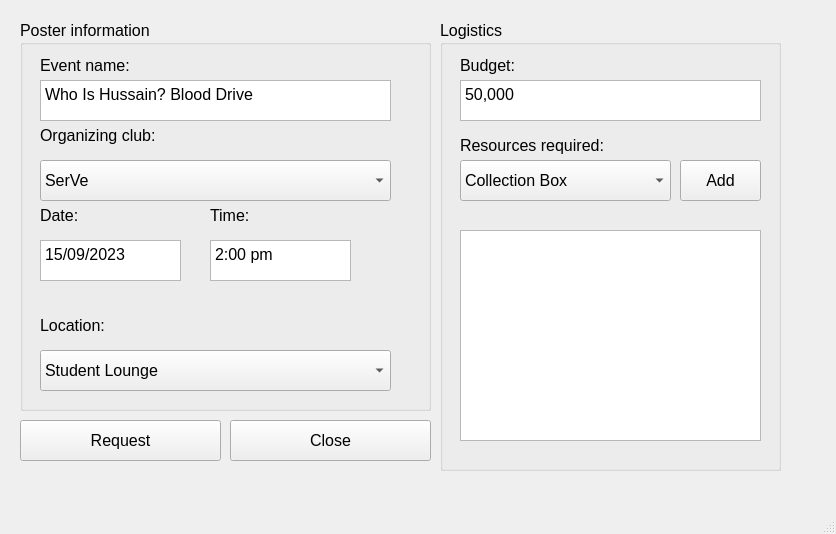
<?xml version="1.0" encoding="UTF-8"?>
<ui version="4.0">
 <class>event_input</class>
 <widget class="QMainWindow" name="event_input">
  <property name="geometry">
   <rect>
    <x>0</x>
    <y>0</y>
    <width>836</width>
    <height>534</height>
   </rect>
  </property>
  <property name="windowTitle">
   <string>Event Request</string>
  </property>
  <widget class="QWidget" name="centralwidget">
   <widget class="QGroupBox" name="basic_info">
    <property name="geometry">
     <rect>
      <x>20</x>
      <y>20</y>
      <width>411</width>
      <height>391</height>
     </rect>
    </property>
    <property name="font">
     <font>
      <pointsize>12</pointsize>
     </font>
    </property>
    <property name="title">
     <string>Poster information</string>
    </property>
    <widget class="QLabel" name="event_name_label">
     <property name="geometry">
      <rect>
       <x>20</x>
       <y>30</y>
       <width>121</width>
       <height>31</height>
      </rect>
     </property>
     <property name="font">
      <font>
       <pointsize>12</pointsize>
      </font>
     </property>
     <property name="text">
      <string>Event name:</string>
     </property>
    </widget>
    <widget class="QLabel" name="event_organizer_label">
     <property name="geometry">
      <rect>
       <x>20</x>
       <y>100</y>
       <width>121</width>
       <height>31</height>
      </rect>
     </property>
     <property name="font">
      <font>
       <pointsize>12</pointsize>
      </font>
     </property>
     <property name="text">
      <string>Organizing club:</string>
     </property>
    </widget>
    <widget class="QLabel" name="date_label">
     <property name="geometry">
      <rect>
       <x>20</x>
       <y>180</y>
       <width>41</width>
       <height>31</height>
      </rect>
     </property>
     <property name="font">
      <font>
       <pointsize>12</pointsize>
      </font>
     </property>
     <property name="text">
      <string>Date:</string>
     </property>
    </widget>
    <widget class="QLabel" name="time_label">
     <property name="geometry">
      <rect>
       <x>190</x>
       <y>180</y>
       <width>51</width>
       <height>31</height>
      </rect>
     </property>
     <property name="font">
      <font>
       <pointsize>12</pointsize>
      </font>
     </property>
     <property name="text">
      <string>Time:</string>
     </property>
    </widget>
    <widget class="QLabel" name="location_label">
     <property name="geometry">
      <rect>
       <x>20</x>
       <y>290</y>
       <width>71</width>
       <height>31</height>
      </rect>
     </property>
     <property name="font">
      <font>
       <pointsize>12</pointsize>
      </font>
     </property>
     <property name="text">
      <string>Location:</string>
     </property>
    </widget>
    <widget class="QTextEdit" name="event_name_text_edit">
     <property name="geometry">
      <rect>
       <x>20</x>
       <y>60</y>
       <width>351</width>
       <height>41</height>
      </rect>
     </property>
     <property name="verticalScrollBarPolicy">
      <enum>Qt::ScrollBarAlwaysOff</enum>
     </property>
     <property name="horizontalScrollBarPolicy">
      <enum>Qt::ScrollBarAlwaysOff</enum>
     </property>
     <property name="html">
      <string>&lt;!DOCTYPE HTML PUBLIC &quot;-//W3C//DTD HTML 4.0//EN&quot; &quot;http://www.w3.org/TR/REC-html40/strict.dtd&quot;&gt;
&lt;html&gt;&lt;head&gt;&lt;meta name=&quot;qrichtext&quot; content=&quot;1&quot; /&gt;&lt;style type=&quot;text/css&quot;&gt;
p, li { white-space: pre-wrap; }
&lt;/style&gt;&lt;/head&gt;&lt;body style=&quot; font-family:'MS Shell Dlg 2'; font-size:12pt; font-weight:400; font-style:normal;&quot;&gt;
&lt;p style=&quot; margin-top:0px; margin-bottom:0px; margin-left:0px; margin-right:0px; -qt-block-indent:0; text-indent:0px;&quot;&gt;Who Is Hussain? Blood Drive&lt;/p&gt;&lt;/body&gt;&lt;/html&gt;</string>
     </property>
    </widget>
    <widget class="QTextEdit" name="date_text_edit">
     <property name="geometry">
      <rect>
       <x>20</x>
       <y>220</y>
       <width>141</width>
       <height>41</height>
      </rect>
     </property>
     <property name="verticalScrollBarPolicy">
      <enum>Qt::ScrollBarAlwaysOff</enum>
     </property>
     <property name="horizontalScrollBarPolicy">
      <enum>Qt::ScrollBarAlwaysOff</enum>
     </property>
     <property name="html">
      <string>&lt;!DOCTYPE HTML PUBLIC &quot;-//W3C//DTD HTML 4.0//EN&quot; &quot;http://www.w3.org/TR/REC-html40/strict.dtd&quot;&gt;
&lt;html&gt;&lt;head&gt;&lt;meta name=&quot;qrichtext&quot; content=&quot;1&quot; /&gt;&lt;style type=&quot;text/css&quot;&gt;
p, li { white-space: pre-wrap; }
&lt;/style&gt;&lt;/head&gt;&lt;body style=&quot; font-family:'MS Shell Dlg 2'; font-size:12pt; font-weight:400; font-style:normal;&quot;&gt;
&lt;p style=&quot; margin-top:0px; margin-bottom:0px; margin-left:0px; margin-right:0px; -qt-block-indent:0; text-indent:0px;&quot;&gt;15/09/2023&lt;/p&gt;&lt;/body&gt;&lt;/html&gt;</string>
     </property>
    </widget>
    <widget class="QTextEdit" name="time_text_edit">
     <property name="geometry">
      <rect>
       <x>190</x>
       <y>220</y>
       <width>141</width>
       <height>41</height>
      </rect>
     </property>
     <property name="verticalScrollBarPolicy">
      <enum>Qt::ScrollBarAlwaysOff</enum>
     </property>
     <property name="horizontalScrollBarPolicy">
      <enum>Qt::ScrollBarAlwaysOff</enum>
     </property>
     <property name="html">
      <string>&lt;!DOCTYPE HTML PUBLIC &quot;-//W3C//DTD HTML 4.0//EN&quot; &quot;http://www.w3.org/TR/REC-html40/strict.dtd&quot;&gt;
&lt;html&gt;&lt;head&gt;&lt;meta name=&quot;qrichtext&quot; content=&quot;1&quot; /&gt;&lt;style type=&quot;text/css&quot;&gt;
p, li { white-space: pre-wrap; }
&lt;/style&gt;&lt;/head&gt;&lt;body style=&quot; font-family:'MS Shell Dlg 2'; font-size:12pt; font-weight:400; font-style:normal;&quot;&gt;
&lt;p style=&quot; margin-top:0px; margin-bottom:0px; margin-left:0px; margin-right:0px; -qt-block-indent:0; text-indent:0px;&quot;&gt;2:00 pm&lt;/p&gt;&lt;/body&gt;&lt;/html&gt;</string>
     </property>
    </widget>
    <widget class="QComboBox" name="club_combo_box">
     <property name="geometry">
      <rect>
       <x>20</x>
       <y>140</y>
       <width>351</width>
       <height>41</height>
      </rect>
     </property>
     <item>
      <property name="text">
       <string>SerVe</string>
      </property>
     </item>
    </widget>
    <widget class="QComboBox" name="location_combo_box">
     <property name="geometry">
      <rect>
       <x>20</x>
       <y>330</y>
       <width>351</width>
       <height>41</height>
      </rect>
     </property>
     <item>
      <property name="text">
       <string>Student Lounge</string>
      </property>
     </item>
    </widget>
   </widget>
   <widget class="QGroupBox" name="logistics_group_box">
    <property name="geometry">
     <rect>
      <x>440</x>
      <y>20</y>
      <width>341</width>
      <height>451</height>
     </rect>
    </property>
    <property name="font">
     <font>
      <pointsize>12</pointsize>
     </font>
    </property>
    <property name="title">
     <string>Logistics</string>
    </property>
    <widget class="QLabel" name="projected_budget_label">
     <property name="geometry">
      <rect>
       <x>20</x>
       <y>30</y>
       <width>141</width>
       <height>31</height>
      </rect>
     </property>
     <property name="font">
      <font>
       <pointsize>12</pointsize>
      </font>
     </property>
     <property name="text">
      <string>Budget:</string>
     </property>
    </widget>
    <widget class="QLabel" name="resources_required_label">
     <property name="geometry">
      <rect>
       <x>20</x>
       <y>110</y>
       <width>151</width>
       <height>31</height>
      </rect>
     </property>
     <property name="font">
      <font>
       <pointsize>12</pointsize>
      </font>
     </property>
     <property name="text">
      <string>Resources required:</string>
     </property>
    </widget>
    <widget class="QTextEdit" name="event_name_text_edit_2">
     <property name="geometry">
      <rect>
       <x>20</x>
       <y>60</y>
       <width>301</width>
       <height>41</height>
      </rect>
     </property>
     <property name="verticalScrollBarPolicy">
      <enum>Qt::ScrollBarAlwaysOff</enum>
     </property>
     <property name="horizontalScrollBarPolicy">
      <enum>Qt::ScrollBarAlwaysOff</enum>
     </property>
     <property name="html">
      <string>&lt;!DOCTYPE HTML PUBLIC &quot;-//W3C//DTD HTML 4.0//EN&quot; &quot;http://www.w3.org/TR/REC-html40/strict.dtd&quot;&gt;
&lt;html&gt;&lt;head&gt;&lt;meta name=&quot;qrichtext&quot; content=&quot;1&quot; /&gt;&lt;style type=&quot;text/css&quot;&gt;
p, li { white-space: pre-wrap; }
&lt;/style&gt;&lt;/head&gt;&lt;body style=&quot; font-family:'MS Shell Dlg 2'; font-size:12pt; font-weight:400; font-style:normal;&quot;&gt;
&lt;p style=&quot; margin-top:0px; margin-bottom:0px; margin-left:0px; margin-right:0px; -qt-block-indent:0; text-indent:0px;&quot;&gt;50,000&lt;/p&gt;&lt;/body&gt;&lt;/html&gt;</string>
     </property>
    </widget>
    <widget class="QComboBox" name="resource_combo_box">
     <property name="geometry">
      <rect>
       <x>20</x>
       <y>140</y>
       <width>211</width>
       <height>41</height>
      </rect>
     </property>
     <item>
      <property name="text">
       <string>Collection Box</string>
      </property>
     </item>
    </widget>
    <widget class="QListWidget" name="listWidget">
     <property name="geometry">
      <rect>
       <x>20</x>
       <y>210</y>
       <width>301</width>
       <height>211</height>
      </rect>
     </property>
     <property name="font">
      <font>
       <pointsize>12</pointsize>
      </font>
     </property>
    </widget>
    <widget class="QPushButton" name="add_button">
     <property name="geometry">
      <rect>
       <x>240</x>
       <y>140</y>
       <width>81</width>
       <height>41</height>
      </rect>
     </property>
     <property name="text">
      <string>Add</string>
     </property>
    </widget>
   </widget>
   <widget class="QPushButton" name="confirm_btn">
    <property name="geometry">
     <rect>
      <x>20</x>
      <y>420</y>
      <width>201</width>
      <height>41</height>
     </rect>
    </property>
    <property name="font">
     <font>
      <pointsize>12</pointsize>
     </font>
    </property>
    <property name="text">
     <string>Request</string>
    </property>
   </widget>
   <widget class="QPushButton" name="close_btn">
    <property name="geometry">
     <rect>
      <x>230</x>
      <y>420</y>
      <width>201</width>
      <height>41</height>
     </rect>
    </property>
    <property name="font">
     <font>
      <pointsize>12</pointsize>
     </font>
    </property>
    <property name="text">
     <string>Close</string>
    </property>
   </widget>
   <zorder>logistics_group_box</zorder>
   <zorder>basic_info</zorder>
   <zorder>confirm_btn</zorder>
   <zorder>close_btn</zorder>
  </widget>
  <widget class="QMenuBar" name="menubar">
   <property name="geometry">
    <rect>
     <x>0</x>
     <y>0</y>
     <width>836</width>
     <height>21</height>
    </rect>
   </property>
  </widget>
  <widget class="QStatusBar" name="statusbar"/>
 </widget>
 <resources/>
 <connections/>
</ui>
